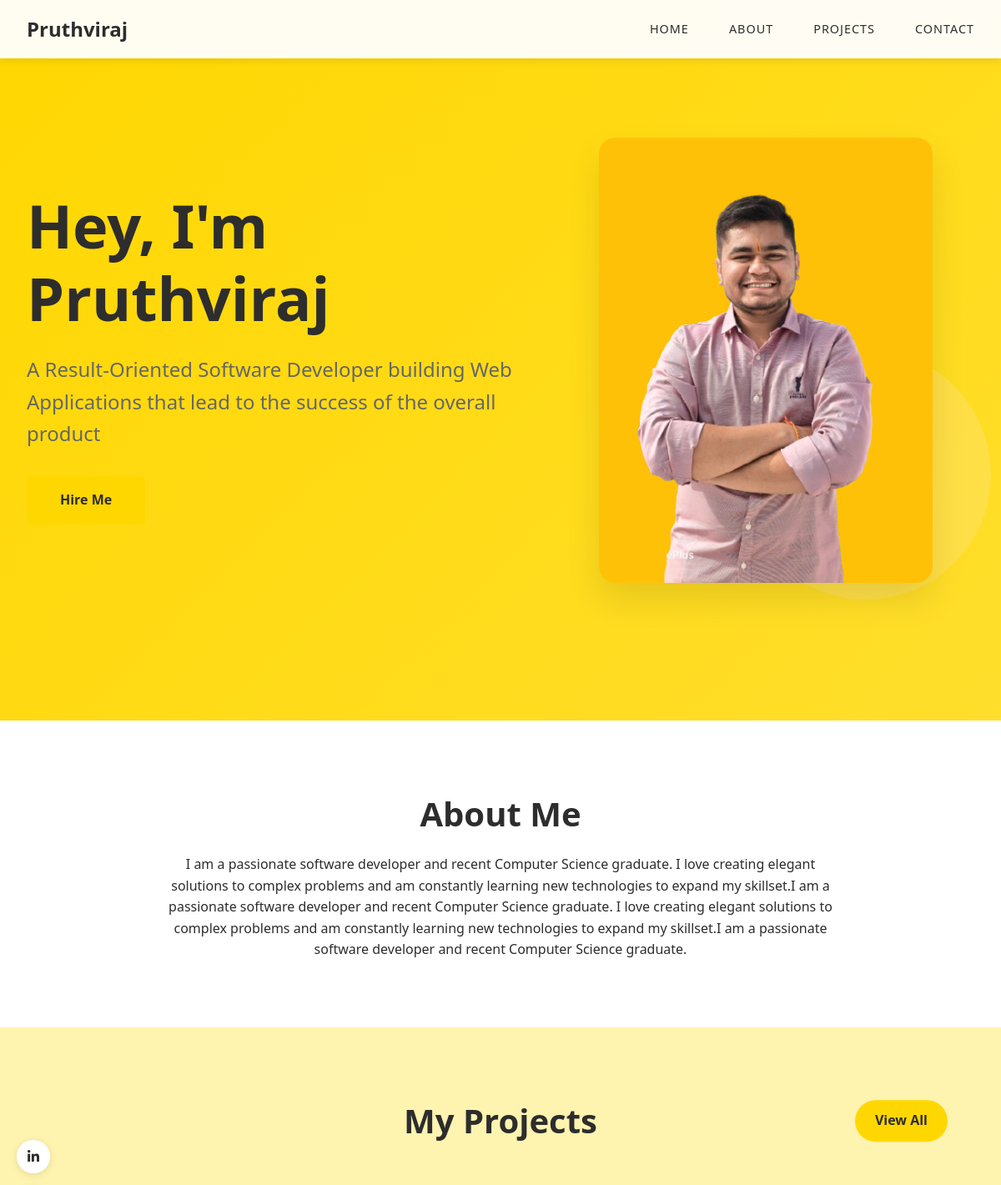
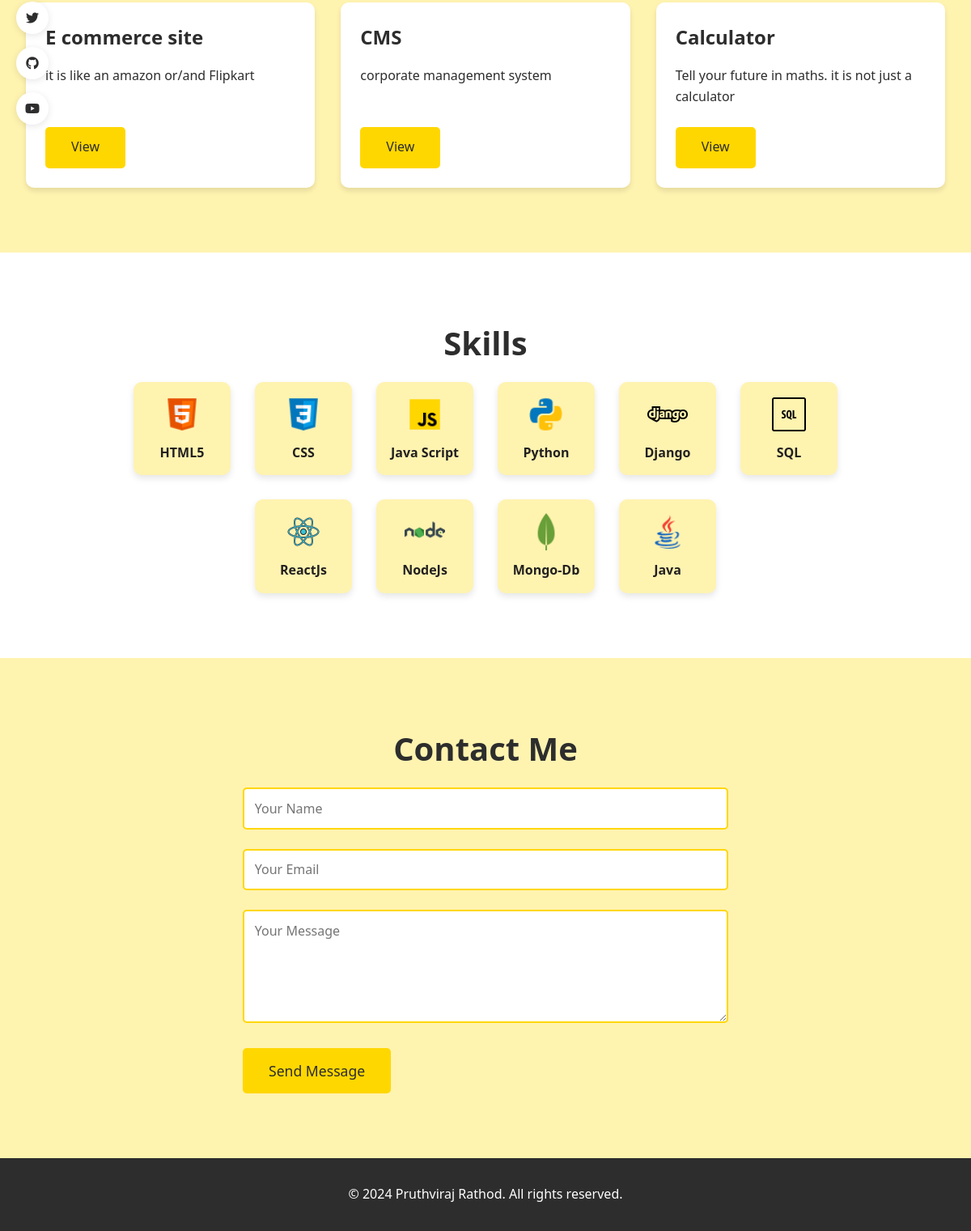
The page / on the database its author committed (2 pictures, top to bottom).
### app/models.py (models this page shows)
class Profile(models.Model):
    profileimg = models.ImageField(upload_to='Profileimg/',blank=True, null=True)
    resume = models.FileField(upload_to='Resumes/',blank=True, null=True)

class Aboutsec(models.Model):
    content= models.CharField(max_length=500)

class Project_detail(models.Model):
    name = models.CharField(max_length=100)
    desc = models.CharField(max_length=300)
    tech = models.CharField(max_length=100)
    url = models.CharField(max_length=50)

class skill(models.Model):
    skill=models.CharField(max_length=20)
    logo=models.ImageField(upload_to='skill/')

### app/views.py (the view, shortened to what this page needs)
# urls.py: path('', views.home, name='home'),
def home(request):
    projects = Project_detail.objects.all()[:3]
    skills = skill.objects.all()
    aboutdata = Aboutsec.objects.first()
    sociallinks = socialmedia.objects.first()
    profileimgdetails = Profile.objects.first()
    return render(request, 'index.html',{'projects':projects, 'skills':skills, 'aboutdata':aboutdata, 'sociallinks':sociallinks,'profileimgdetails':profileimgdetails})

### app/templates/index.html (shortened to what this page needs)
<!DOCTYPE html>
<html lang="en">
<head>
</head>
<body>
 <div class="social-links">
    {%if sociallinks %}
     <a href="{{sociallinks.linkedin}}" aria-label="LinkedIn">
         <i class="fab fa-linkedin-in"></i>
     </a>
     <a href="{{sociallinks.twitter}}" aria-label="Twitter">
         <i class="fab fa-twitter"></i>
     </a>
     <a href="{{sociallinks.github}}" aria-label="GitHub">
         <i class="fab fa-github"></i>
     </a>
     <a href="{{sociallinks.youtube}}" aria-label="YouTube">
         <i class="fab fa-youtube"></i>
     </a>
     {%endif%}
 </div>
 {% load static %}
 <nav class="nav">
     <a href="#home" class="nav-brand">
         <span class="brand-name">Pruthviraj</span>
     </a>
     <ul class="nav-links" id="nav-menu">
         <li><a href="#home">Home</a></li>
         <li><a href="#about">About</a></li>
         <li><a href="#projects">Projects</a></li>
         <li><a href="#contact">Contact</a></li>
     </ul>
 </nav>
<header id="home" class="header">
    <div class="hero-container">
        <div class="hero-content">
            <h1 class="hero-title">Hey, I'm Pruthviraj</h1>
            <p class="hero-subtitle">A Result-Oriented Software Developer building Web Applications that lead to the success of the overall product</p>
            <a href="{{ profileimgdetails.resume.url }}" target="_blank" class="cta-button">Hire Me</a>
        </div>
         {%if profileimgdetails %}
        <div class="hero-image">
            <img src="{{profileimgdetails.profileimg.url}}" alt="Pruthviraj" class="profile-image">
        </div>
        {%endif%}
    </div>
</header>
 <link rel="stylesheet" href="https://cdnjs.cloudflare.com/ajax/libs/font-awesome/5.15.4/css/all.min.css">
    <section id="about" class="section about">
        <h2 class="section-title">About Me</h2>
            {%if aboutdata %}
                        <div class="about-content">
                            <p>{{ aboutdata.content }}</p>
                        </div>
            {%endif%}
    </section>
    {% block content %}
    <section id="projects" class="section projects">
        <div class="section-header">
            <h2 class="section-title">My Projects</h2>
            <a href="{% url 'viewallproject'%}" class="view-all-btn">View All</a>
        </div>
        <div class="project-grid">
             {%for project in projects%}
            <div class="project-card">
                <div class="project-info">
                    <div>
                        <h3 class="project-title">{{ project.name }}</h3>
                        <p class="project-description">{{ project.desc }}</p>
                    </div>
                    <div class="project-buttons">
                        <a href="{%url 'project' project.id %}" class="view-btn">View</a>
                    </div>
                </div>
            </div>
            {%endfor%}
        </div>
    </section>
{% endblock %}
    <section id="skills" class="section skills">
        <h2 class="section-title">Skills</h2>
        <div class="skills-grid">
            {% for skill in skills %}
            <div class="skill-card">
                <img src="{{skill.logo.url}}" alt="{{ skill.name }} logo">
                <p>{{skill.skill}}</p>
            </div>
            {%endfor%}
        </div>
    </section>
    <section id="contact" class="section contact">
        <h2 class="section-title">Contact Me</h2>
        <form class="contact-form" method="POST" >
            <div class="form-group">
                <input type="text" class="form-input" placeholder="Your Name" name="name" required>
            </div>
            <div class="form-group">
                <input type="email" class="form-input" placeholder="Your Email" name="email" required>
            </div>
            <div class="form-group">
                <textarea class="form-input" rows="5" name="message" placeholder="Your Message" required></textarea>
            </div>
            <button type="submit" class="submit-btn">Send Message</button>
        </form>
    </section>
    <footer class="footer">
        <p>&copy; 2024 Pruthviraj Rathod. All rights reserved.</p>
    </footer>
</body>
</html>

### rows shown on the page
Profile: profileimg (picture)
Aboutsec: content "I am a passionate software developer and recent Computer Science graduate. I love creating elegant solutions to complex problems and am constantly learning new technologies to expand my skillset.I am a passionate software developer and recent Computer Science graduate. I love creating elegant solutions to complex problems and am constantly learning new technologies to expand my skillset.I am a passionate software developer and recent Computer Science graduate."
Project_detail: name "E commerce site", desc "it is like an amazon or/and Flipkart"
Project_detail: name "CMS", desc "corporate management system"
Project_detail: name "Calculator", desc "Tell your future in maths. it is not just a calculator"
skill: logo (picture), skill "HTML5"
skill: logo (picture), skill "CSS"
skill: logo (picture), skill "Java Script"
skill: logo (picture), skill "Python"
skill: logo (picture), skill "Django"
skill: logo (picture), skill "SQL"
skill: logo (picture), skill "ReactJs"
skill: logo (picture), skill "NodeJs"
skill: logo (picture), skill "Mongo-Db"
skill: logo (picture), skill "Java"
